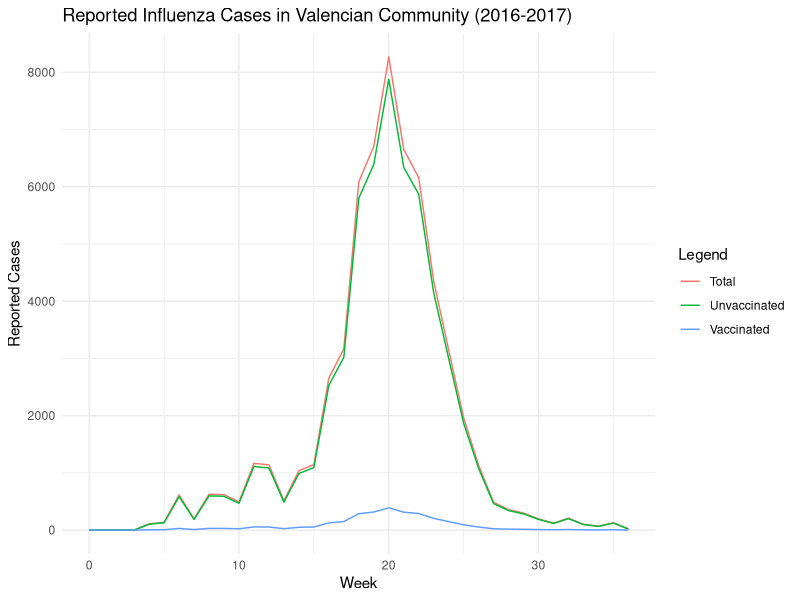
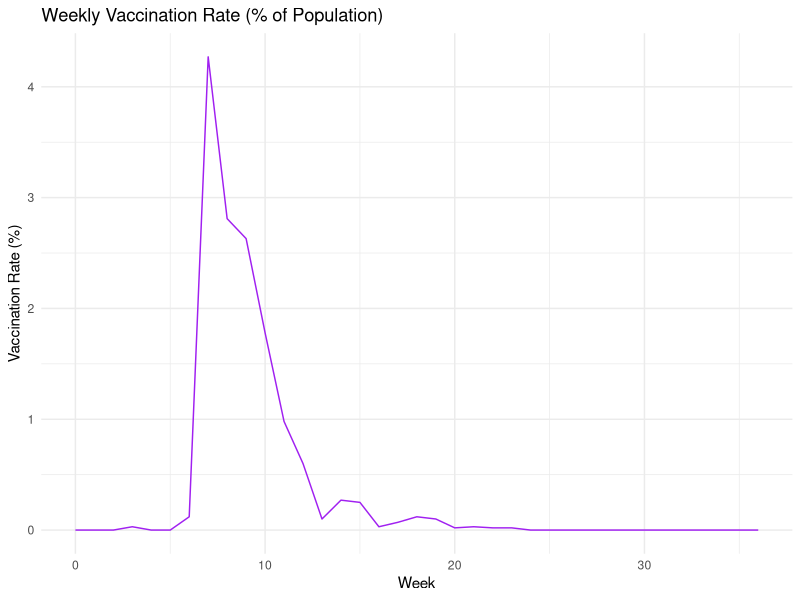
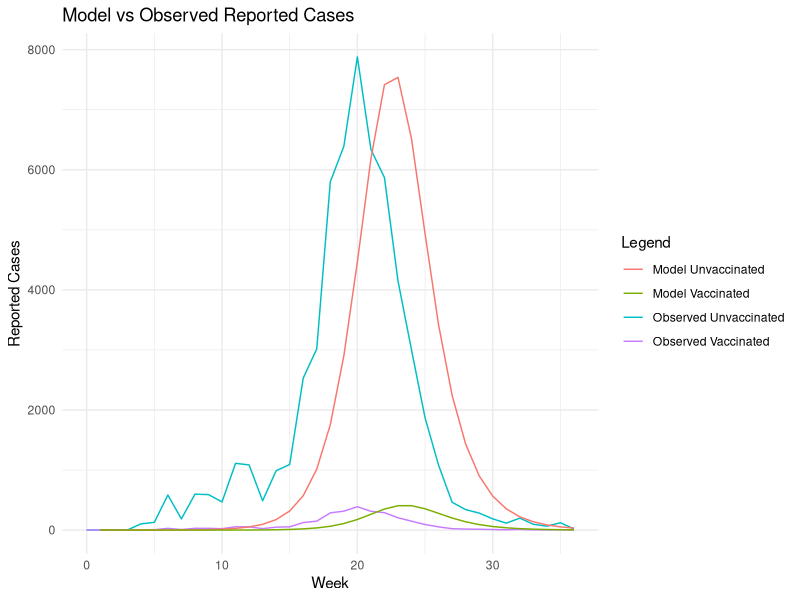
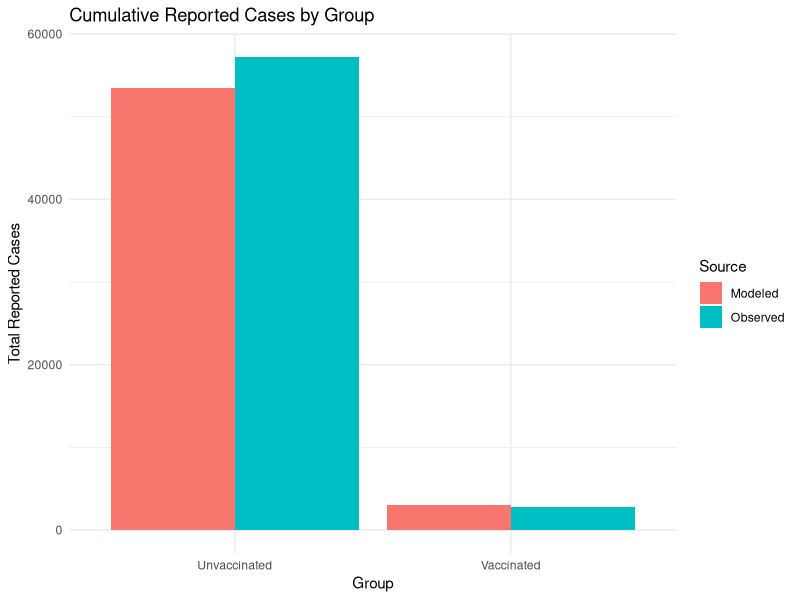
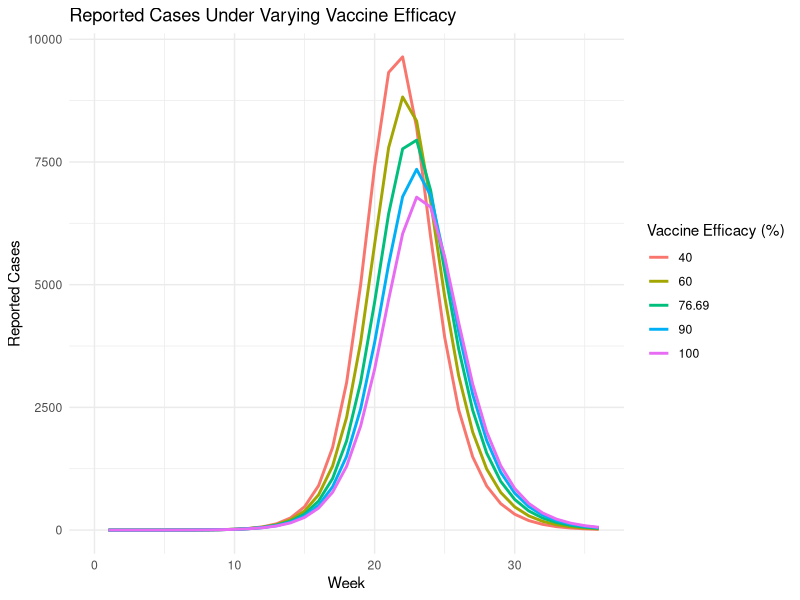
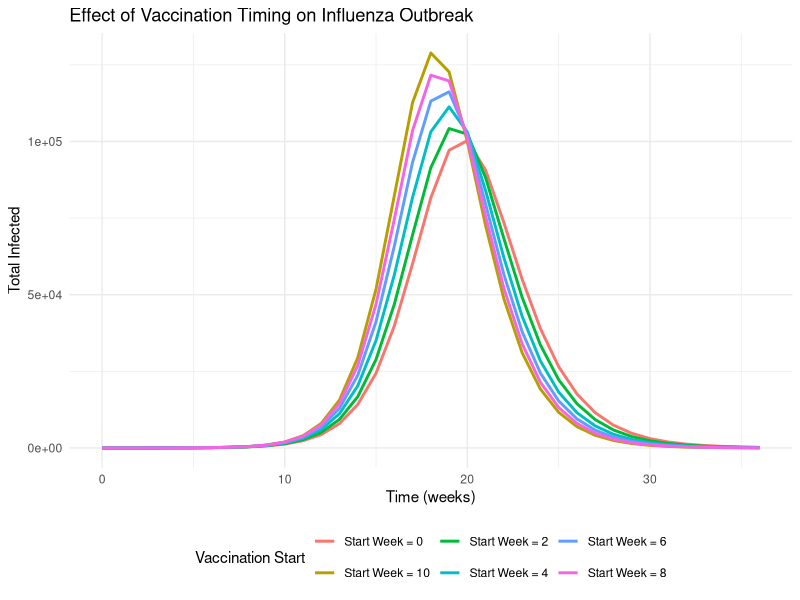

Reproduce these figures in R, in order.
## ---- chunk 1
library(deSolve)
library(ggplot2)
library(dplyr)
library(readr)
library(tidyr)
## ---- chunk 2
# Load the real data
real_data = read_csv("modeling_data.csv")

# Fill missing weeks (0–36) with 0s
real_data = real_data %>%
  complete(week = 0:36, fill = list(
    reported_cases = 0,
    unvaccinated_cases = 0,
    vaccinated_cases = 0,
    vaccination_rate = 0
  ))

# Plot reported cases
ggplot(real_data, aes(x = week)) +
  geom_line(aes(y = reported_cases, color = "Total")) +
  geom_line(aes(y = unvaccinated_cases, color = "Unvaccinated")) +
  geom_line(aes(y = vaccinated_cases, color = "Vaccinated")) +
  labs(title = "Reported Influenza Cases in Valencian Community (2016-2017)",
       x = "Week", y = "Reported Cases", color = "Legend") +
  theme_minimal()

# Plot vaccination rate
ggplot(real_data, aes(x = week, y = vaccination_rate)) +
  geom_line(color = "purple") +
  labs(title = "Weekly Vaccination Rate (% of Population)",
       x = "Week", y = "Vaccination Rate (%)") +
  theme_minimal()

## ---- chunk 3
# Parameters
N = 4959968
beta = 9.1357
a_v = 0.2331
lambda = 3.5
gamma = 1
report_rate = 0.0702

times = seq(0, 36, by = 1)

# Define vaccination function
d_vector = real_data$vaccination_rate / 100
d_func = approxfun(x = times, y = d_vector, rule = 2)

# Initial conditions
R0 = 0.7711 * N
init = c(
  Su = N - 0 - 0 - R0,
  Sv = 0,
  Lu = 0, Lv = 0,
  Iu = 0, Iv = 0,
  Ru = R0, Rv = 0,
  CumIncU = 0, CumIncV = 0
)

# SEIR function with week 3 seeding
seir_model = function(t, state, parameters) {
  with(as.list(c(state, parameters)), {
    if (t >= 3 & t < 3.1) {
      Iu = Iu + 10
      Lu = Lu + 20
      Su = Su - 30
    }

    I_total = Iu + Iv
    dSu = -beta * Su * I_total / N - d_func(t) * Su
    dSv = -a_v * beta * Sv * I_total / N + d_func(t) * Su
    dLu = beta * Su * I_total / N - lambda * Lu
    dLv = a_v * beta * Sv * I_total / N - lambda * Lv
    dIu = lambda * Lu - gamma * Iu
    dIv = lambda * Lv - gamma * Iv
    dRu = gamma * Iu - d_func(t) * Ru
    dRv = gamma * Iv + d_func(t) * Ru
    dCumIncU = lambda * Lu
    dCumIncV = lambda * Lv

    return(list(c(dSu, dSv, dLu, dLv, dIu, dIv, dRu, dRv, dCumIncU, dCumIncV)))
  })
}

# Run model
out = ode(y = init, times = times, func = seir_model, parms = NULL)
out_df = as.data.frame(out)

## ---- chunk 4
# Compute new infections & reported cases
out_df = out_df %>%
  mutate(week = time,
         new_inf_unvacc = c(NA, diff(CumIncU)),
         new_inf_vacc = c(NA, diff(CumIncV))) %>%
  filter(!is.na(new_inf_unvacc)) %>%
  mutate(
    reported_unvacc = new_inf_unvacc * report_rate,
    reported_vacc = new_inf_vacc * report_rate
  )

## ---- chunk 5
# Vaccine Efficacy
VE = (1 - a_v) * 100
cat("Vaccine Efficacy (VE):", VE, "%\n")

# Final epidemic size
final_recovered = tail(out_df$Ru + out_df$Rv, 1)
initial_recovered = R0
final_infected = final_recovered - initial_recovered
final_infected_percent = final_infected / N * 100
cat("Final epidemic size:", round(final_infected_percent, 2), "% of population\n")

# Peak infections
out_df$I_total = out_df$Iu + out_df$Iv
peak_infected = max(out_df$I_total)
peak_week = out_df$week[which.max(out_df$I_total)]
cat("Peak infected:", round(peak_infected), "at week", peak_week, "\n")

## ---- chunk 6
plot_df = real_data %>%
  left_join(out_df, by = "week")

ggplot(plot_df, aes(x = week)) +
  geom_line(aes(y = unvaccinated_cases, color = "Observed Unvaccinated")) +
  geom_line(aes(y = vaccinated_cases, color = "Observed Vaccinated")) +
  geom_line(aes(y = reported_unvacc, color = "Model Unvaccinated")) +
  geom_line(aes(y = reported_vacc, color = "Model Vaccinated")) +
  labs(title = "Model vs Observed Reported Cases",
       x = "Week", y = "Reported Cases", color = "Legend") +
  theme_minimal()

## ---- chunk 7
total_observed_unvacc = sum(plot_df$unvaccinated_cases, na.rm = TRUE)
total_observed_vacc = sum(plot_df$vaccinated_cases, na.rm = TRUE)
total_modeled_unvacc = sum(plot_df$reported_unvacc, na.rm = TRUE)
total_modeled_vacc = sum(plot_df$reported_vacc, na.rm = TRUE)

bar_data = data.frame(
  Group = rep(c("Unvaccinated", "Vaccinated"), 2),
  Source = c(rep("Observed", 2), rep("Modeled", 2)),
  Cases = c(total_observed_unvacc, total_observed_vacc,
            total_modeled_unvacc, total_modeled_vacc)
)

ggplot(bar_data, aes(x = Group, y = Cases, fill = Source)) +
  geom_bar(stat = "identity", position = "dodge") +
  labs(title = "Cumulative Reported Cases by Group",
       y = "Total Reported Cases") +
  theme_minimal()


## ---- chunk 8
# Estimate total number vaccinated during the season
vaccinated_total = sum(d_vector[3:25] * N)  # from week 3 to 25 (inclusive)

# Risk group sizes
at_risk_unvacc = init["Su"]  # Susceptible unvaccinated at start
at_risk_vacc = vaccinated_total

# Infections
total_inf_unvacc = sum(out_df$new_inf_unvacc, na.rm = TRUE)
total_inf_vacc = sum(out_df$new_inf_vacc, na.rm = TRUE)

# Risk calculations
prop_inf_unvacc = total_inf_unvacc / at_risk_unvacc
prop_inf_vacc = total_inf_vacc / at_risk_vacc
risk_ratio = prop_inf_unvacc / prop_inf_vacc

cat("Final Proportion infected among unvaccinated:", round(prop_inf_unvacc, 4), "\n")
cat("Final Proportion infected among vaccinated:", round(prop_inf_vacc, 4), "\n")
cat("Final Risk ratio (Unvaccinated vs Vaccinated):", round(risk_ratio, 4), "\n")

## ---- chunk 9
# Define a range of attenuation factors (lower av = higher VE)
av_values = c(0.0, 0.1, 0.2331, 0.4, 0.6)  # VE from 100% to 40%

# Store outputs
scenario_results = list()

for (av in av_values) {
  # Modify model with current av
  seir_model_scenario = function(t, state, parameters) {
    with(as.list(c(state, parameters)), {
      if (t >= 3 & t < 3.1) {
        Iu = Iu + 10
        Lu = Lu + 20
        Su = Su - 30
      }
      I_total = Iu + Iv
      dSu = -beta * Su * I_total / N - d_func(t) * Su
      dSv = -av * beta * Sv * I_total / N + d_func(t) * Su
      dLu = beta * Su * I_total / N - lambda * Lu
      dLv = av * beta * Sv * I_total / N - lambda * Lv
      dIu = lambda * Lu - gamma * Iu
      dIv = lambda * Lv - gamma * Iv
      dRu = gamma * Iu - d_func(t) * Ru
      dRv = gamma * Iv + d_func(t) * Ru
      dCumIncU = lambda * Lu
      dCumIncV = lambda * Lv
      return(list(c(dSu, dSv, dLu, dLv, dIu, dIv, dRu, dRv, dCumIncU, dCumIncV)))
    })
  }

  # Reset state
  state = init

  # Run model
  out = ode(y = state, times = times, func = seir_model_scenario, parms = NULL)
  out_df = as.data.frame(out)
  out_df$week = out_df$time
  out_df$VE = (1 - av) * 100
  out_df$reported_total = c(NA, diff(out_df$CumIncU + out_df$CumIncV)) * report_rate
  scenario_results[[as.character(av)]] = out_df
}

# Combine results
all_results = bind_rows(scenario_results, .id = "scenario")

# Plot
ggplot(all_results, aes(x = week, y = reported_total, color = factor(VE))) +
  geom_line(size = 1) +
  labs(title = "Reported Cases Under Varying Vaccine Efficacy",
       x = "Week", y = "Reported Cases", color = "Vaccine Efficacy (%)") +
  theme_minimal()

## ---- chunk 10

# Define function to run one scenario
run_simulation = function(av, vax_rate, vax_start, vax_end) {
  
  # Define time-specific vaccination function
  d_func_scenario = approxfun(
    x = times,
    y = ifelse(times >= vax_start & times <= vax_end, vax_rate, 0),
    rule = 2
  )
  
  # SEIR model with capped vaccination and infection seeding at t=0
  seir_model_timing = function(t, state, parameters) {
    with(as.list(c(state, parameters)), {
      
      # Infection seeding at week 0
      if (t >= 0 & t < 0.1) {
        Iu = Iu + 10
        Lu = Lu + 20
        Su = Su - 30
      }

      I_total = Iu + Iv
      d = d_func_scenario(t)

      # Cap vaccination to 60% of population
      total_vaccinated = Sv + Lv + Iv + Rv
      if (total_vaccinated >= 0.6 * N) {
        d = 0
      }

      dSu = -beta * Su * I_total / N - d * Su
      dSv = -av * beta * Sv * I_total / N + d * Su
      dLu = beta * Su * I_total / N - lambda * Lu
      dLv = av * beta * Sv * I_total / N - lambda * Lv
      dIu = lambda * Lu - gamma * Iu
      dIv = lambda * Lv - gamma * Iv
      dRu = gamma * Iu - d * Ru
      dRv = gamma * Iv + d * Ru
      dCumIncU = lambda * Lu
      dCumIncV = lambda * Lv

      return(list(c(dSu, dSv, dLu, dLv, dIu, dIv, dRu, dRv,
                    dCumIncU, dCumIncV)))
    })
  }

  # Reset state
  state = init

  # Solve ODE
  out = ode(y = state, times = times, func = seir_model_timing, parms = NULL)
  out_df = as.data.frame(out)

  # Process results
  out_df = out_df %>%
    mutate(
      time = time,
      week = time,
      I_total = Iu + Iv,
      reported_total = c(0, diff(CumIncU + CumIncV)) * report_rate,
      V_total = Sv + Lv + Iv + Rv
    )

  # Summary statistics
  final_infected = tail(out_df$Ru + out_df$Rv, 1) - R0
  final_infected_percent = max(final_infected / N * 100, 0)
  peak_infected = max(out_df$I_total, na.rm = TRUE)
  peak_week = out_df$time[which.max(out_df$I_total)]
  final_vaccinated = tail(out_df$V_total, 1)
  final_vaccinated_percent = max(final_vaccinated / N * 100, 0)

  return(list(
    out_df = out_df,
    final_infected_percent = final_infected_percent,
    peak_infected = peak_infected,
    peak_week = peak_week,
    final_vaccinated_percent = final_vaccinated_percent
  ))
}

#------------------------------------------------------
# Run simulations for different vaccination start times
#------------------------------------------------------

start_weeks = c(0, 2, 4, 6, 8, 10)
av = 0.2331  # paper's attenuation factor
vax_rate = 0.01  # reduced vaccination rate per week

timing_results = list()
for (i in seq_along(start_weeks)) {
  timing_results[[i]] = run_simulation(av, vax_rate, start_weeks[i], start_weeks[i] + 20)
}

#------------------------------------------------------
# Prepare data for plotting
#------------------------------------------------------

plot_data_timing = data.frame()
for (i in seq_along(start_weeks)) {
  temp_df = timing_results[[i]]$out_df
  temp_df$start_week = start_weeks[i]
  temp_df$scenario = paste0("Start Week = ", start_weeks[i])
  plot_data_timing = rbind(plot_data_timing,
                           temp_df[, c("time", "I_total", "start_week", "scenario")])
}

# Plot total infections over time
p_timing = ggplot(plot_data_timing, aes(x = time, y = I_total, color = scenario)) +
  geom_line(size = 1) +
  labs(
    title = "Effect of Vaccination Timing on Influenza Outbreak",
    x = "Time (weeks)", y = "Total Infected",
    color = "Vaccination Start"
  ) +
  theme_minimal() +
  theme(legend.position = "bottom")

print(p_timing)

#------------------------------------------------------
# Create summary table
#------------------------------------------------------

timing_summary = data.frame(
  Start_Week = start_weeks,
  Final_Infected_Percent = sapply(timing_results, function(x) max(x$final_infected_percent, 0)),
  Peak_Infected = sapply(timing_results, function(x) max(x$peak_infected, 0)),
  Peak_Week = sapply(timing_results, function(x) max(x$peak_week, 0)),
  Final_Vaccinated_Percent = sapply(timing_results, function(x) max(x$final_vaccinated_percent, 0))
)

print(timing_summary)
